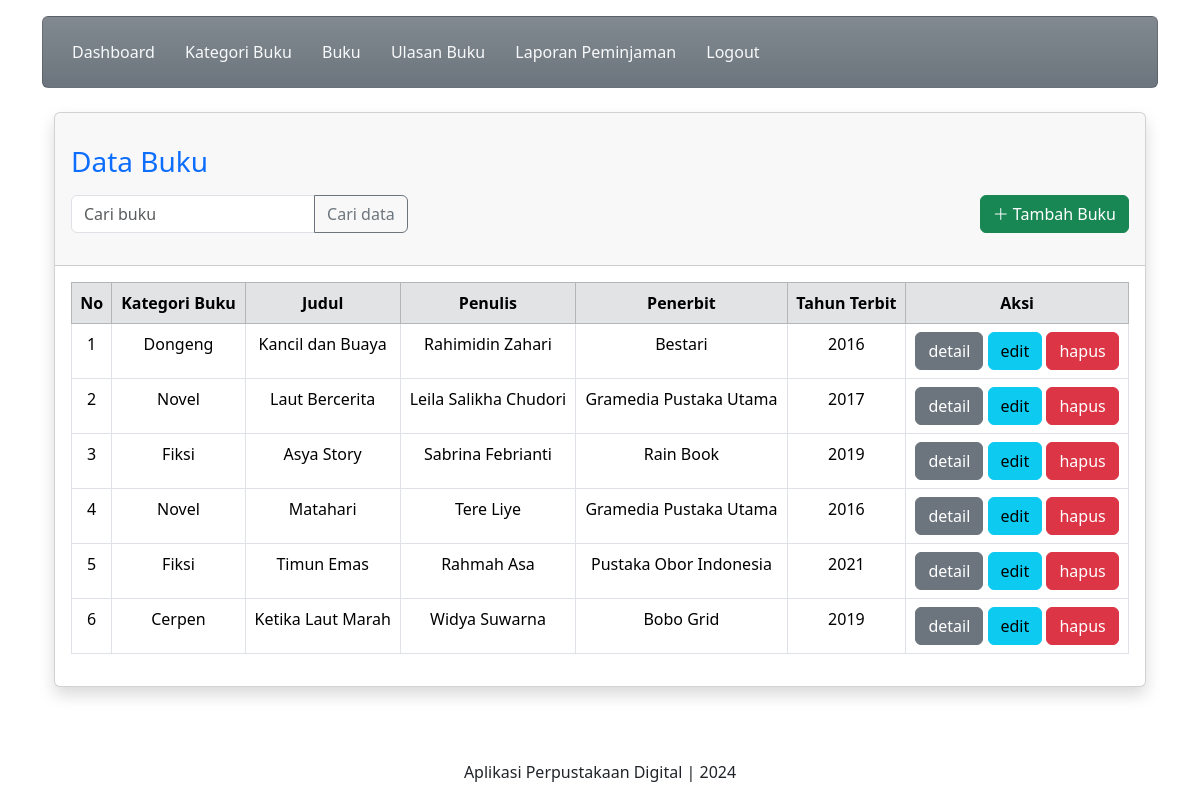
Screenshot of /petugas/buku.php (signed in) with the database file from the repository.
### tables this page shows
CREATE TABLE `buku` (
  `id_buku` int(11) NOT NULL,
  `id_kategori` int(11) NOT NULL,
  `judul` varchar(255) NOT NULL,
  `image` varchar(255) DEFAULT 'default.jpeg',
  `penulis` varchar(255) NOT NULL,
  `penerbit` varchar(255) NOT NULL,
  `tahun_terbit` int(11) NOT NULL,
  `deskripsi` longtext NOT NULL
);

CREATE TABLE `kategoribuku` (
  `id_kategori` int(11) NOT NULL,
  `nama_kategori` varchar(255) NOT NULL
);

### petugas/buku.php (the view, shortened to what this page needs)
<!DOCTYPE html>
<html lang="en">
<head>
    <link href="https://cdn.jsdelivr.net/npm/bootstrap@5.3.2/dist/css/bootstrap.min.css" rel="stylesheet">
    <link rel="stylesheet" href="https://cdn.jsdelivr.net/npm/bootstrap-icons@1.11.3/font/bootstrap-icons.min.css">
    <link rel="stylesheet" href="assets/bootstrap/css/bootstrap.min.css">
</head>
<body>
    <div class="container">
        <div class="content mt-3">
            <div class="card bg-secondary bg-gradient">
                <div class="card-body">
                    <a href="index.php" class="btn text-light">Dashboard</a>
                    <a href="kategori-buku.php" class="btn text-light">Kategori Buku</a>
                    <a href="buku.php" class="btn text-light">Buku</a>
                    <a href="koleksi-ulasan.php" class="btn text-light">Ulasan Buku</a>
                    <a href="generate.php" class="btn text-light">Laporan Peminjaman</a>
                    <a href="../logout.php" class="btn text-light">Logout</a>
                </div>
            </div>
        </div>
        <div class="container-fluid">
            <br>
            <div class="card shadow mb-4">
                <div class="card-header py-3">
                    <h3 class="m-0 font-weight-bold text-primary mt-3">Data Buku</h3>
                    <div class="row my-3">
                        <div class="col-4">
                            <form action="" method="get">
                                <div class="input-group">
                                    <input type="text" name="keyword" class="form-control" placeholder="Cari buku" aria-label="Cari buku" aria-describedby="button-addon2" autofocus>
                                    <button class="btn btn-outline-secondary" type="submit" name="cari">Cari data</button>
                                </div>
                            </form>
                        </div>
                        <div class="col-8">
                            <div class="d-flex justify-content-end">
                                <a class="btn btn-success" href="" data-bs-toggle="modal" data-bs-target="#exampleModal"><i class="bi bi-plus-lg"></i> Tambah Buku</a>
                            </div>
                        </div>
                    </div>
                </div>
                <div class="card-body">
                    <div class="table-responsive">
                        <table class="table table-bordered" id="dataTable" width="100%" cellspacing="0">
                            <thead class="table table-secondary text-center">
                                <tr>
                                    <th>No</th>
                                    <th>Kategori Buku</th>
                                    <th>Judul</th>
                                    <th>Penulis</th>
                                    <th>Penerbit</th>
                                    <th>Tahun Terbit</th>
                                    <th>Aksi</th>
                                </tr>
                            </thead>
                            <tbody class="text-center">
                                <?php
                                include('../koneksi.php');
                                $no = 1;
                                if (isset($_GET['cari'])) {
                                    $keyword = $_GET['keyword'];
                                    $query = "SELECT * FROM buku, kategoribuku
                                               WHERE buku.id_kategori=kategoribuku.id_kategori
                                                 AND (judul LIKE '%$keyword%'
                                                  OR penulis LIKE '%$keyword%'
                                                  OR penerbit LIKE '%$keyword%'
                                                  OR tahun_terbit LIKE '%$keyword%')
                                            ORDER BY id_buku ASC";
                                    $result = mysqli_query($koneksi, $query);
                                    if (mysqli_num_rows($result) > 0) {
                                        while ($row = mysqli_fetch_array($result)) {
                                ?>
                                            <tr>
                                                <td><?php echo $no++; ?></td>
                                                <td><?= $row['nama_kategori']; ?></td>
                                                <td><?php echo $row['judul']; ?></td>
                                                <td><?php echo $row['penulis']; ?></td>
                                                <td><?php echo $row['penerbit']; ?></td>
                                                <td><?php echo $row['tahun_terbit']; ?></td>
                                                <td>
                                                    <a href="" data-bs-toggle="modal" data-bs-target="#modalDetailBuku<?php echo $row['id_buku']; ?>" class="btn btn-secondary">detail</a>
                                                    <a href="" data-bs-toggle="modal" data-bs-target="#modalEditBuku<?php echo $row['id_buku']; ?>" class="btn btn-info">edit</a>
                                                    <a href="proses/hapus-buku.php?id_buku=<?php echo $row['id_buku']; ?>" onclick="return confirm('yakin untuk dihapus?');" class="btn btn-danger">hapus</a>
                                                </td>
                                            </tr>
                                        <?php
                                        }
                                    } else {
                                        echo '<tr><td colspan="7" class="text-center">Data tidak ditemukan</td></tr>';
                                    }
                                } else {
                                    $no = 1;
                                    $query = "SELECT * FROM buku, kategoribuku WHERE buku.id_kategori=kategoribuku.id_kategori ORDER BY id_buku ASC";
                                    $result = mysqli_query($koneksi, $query);
                                    while ($row = mysqli_fetch_array($result)) {
                                        ?>
                                        <tr>
                                            <td><?php echo $no++; ?></td>
                                            <td><?= $row['nama_kategori']; ?></td>
                                            <td><?php echo $row['judul']; ?></td>
                                            <td><?php echo $row['penulis']; ?></td>
                                            <td><?php echo $row['penerbit']; ?></td>
                                            <td><?php echo $row['tahun_terbit']; ?></td>
                                            <td>
                                                <a href="" data-bs-toggle="modal" data-bs-target="#modalDetailBuku<?php echo $row['id_buku']; ?>" class="btn btn-secondary">detail</a>
                                                <a href="" data-bs-toggle="modal" data-bs-target="#modalEditBuku<?php echo $row['id_buku']; ?>" class="btn btn-info">edit</a>
                                                <a href="proses/hapus-buku.php?id_buku=<?php echo $row['id_buku']; ?>" onclick="return confirm('yakin untuk dihapus?');" class="btn btn-danger">hapus</a>
                                            </td>
                                        </tr>
                                <?php
                                    }
                                }
                                ?>
                            </tbody>
                        </table>
                    </div>
                </div>
            </div>
        </div>
        <div class="content mt-3 fixed-bottom bg-white">
            <p class="text-center"> Aplikasi Perpustakaan Digital | 2024 </p>
        </div>
</body>
</html>

### rows the page displays
buku: id_kategori.nama_kategori "Dongeng", judul "Kancil dan Buaya", penulis "Rahimidin Zahari", penerbit "Bestari", tahun_terbit "2016"
buku: id_kategori.nama_kategori "Novel", judul "Laut Bercerita", penulis "Leila Salikha Chudori", penerbit "Gramedia Pustaka Utama", tahun_terbit "2017"
buku: id_kategori.nama_kategori "Fiksi", judul "Asya Story", penulis "Sabrina Febrianti", penerbit "Rain Book", tahun_terbit "2019"
buku: id_kategori.nama_kategori "Novel", judul "Matahari", penulis "Tere Liye", penerbit "Gramedia Pustaka Utama", tahun_terbit "2016"
buku: id_kategori.nama_kategori "Fiksi", judul "Timun Emas", penulis "Rahmah Asa", penerbit "Pustaka Obor Indonesia", tahun_terbit "2021"
buku: id_kategori.nama_kategori "Cerpen", judul "Ketika Laut Marah", penulis "Widya Suwarna", penerbit "Bobo Grid", tahun_terbit "2019"
